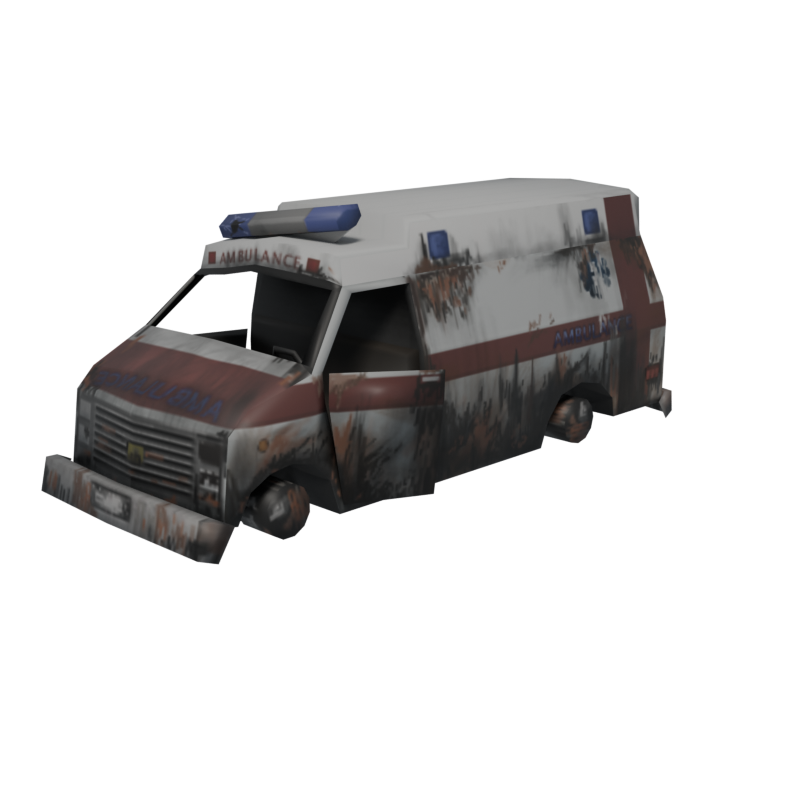
#> input picture image/vehicle_renders/AmbulanceBurnt_Model.png, 800 x 800 px, found by its file name; its folder holds only this picture in this run
$ python lower_res_vehicle_icons.py
#> lines starting #> are read from the running program, lines starting #| are printed output that depends on the picture
import os
from PIL import Image
from tqdm import tqdm

def lower_res_image(image, new_height=128):
    width, height = image.size
    aspect_ratio = width / height
    new_width = int(aspect_ratio * new_height)
    image = image.resize((new_width, new_height), Image.Resampling.LANCZOS)
    return image

def load_image(image_path):
    with Image.open(image_path) as img:
#> img is the input picture: PIL image 800x800 RGBA; mean R, G, B, A 20.2, 19.4, 19.3, 61.7
        return img.copy()

def reframe_transparent_borders(image):
    # remove borders around the object that are fully transparent
    bbox = image.getbbox()
#> bbox = (40, 177, 673, 565)
    if bbox:
        return image.crop(bbox)
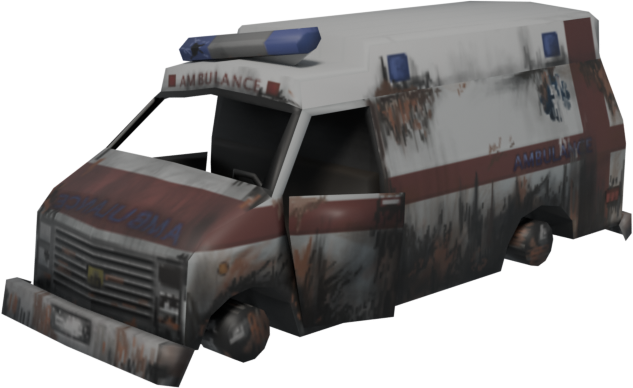
#> returned value: PIL image 633x388 RGBA; mean R, G, B, A 52, 49.8, 49.6, 160.7; transparent parts drawn white
    return image  # if the image is fully transparent, return as is

if __name__ == "__main__":
    image_folder = "./image/vehicle_renders"
    image_folder = os.path.abspath(image_folder)
    output_folder = "./Contents/mods/Wiki That!/common/media/ui/vehicle_icons"
    output_folder = os.path.abspath(output_folder)

    os.makedirs(output_folder, exist_ok=True)

    for filename in tqdm(os.listdir(image_folder), desc="Processing images", unit="file"):
        if not filename.endswith(".png"):
            continue

        input_path = os.path.join(image_folder, filename)
        output_path = os.path.join(output_folder, filename)

        img = load_image(input_path)
        img = reframe_transparent_borders(img)
        img = lower_res_image(img, new_height=64)
#> in lower_res_image, `image = image.resize((new_width, new_height), Image.Resampling.LANCZOS)`:
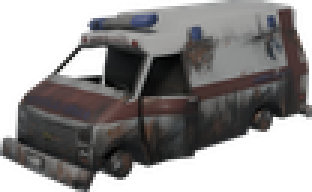
#> image: PIL image 104x64 RGBA (shown 3 times larger); mean R, G, B, A 55.3, 53.2, 53, 160.7; transparent parts drawn white
        img.save(output_path)

$ run again, on image/vehicle_renders/CarLuxurySmashedRear_Model.png
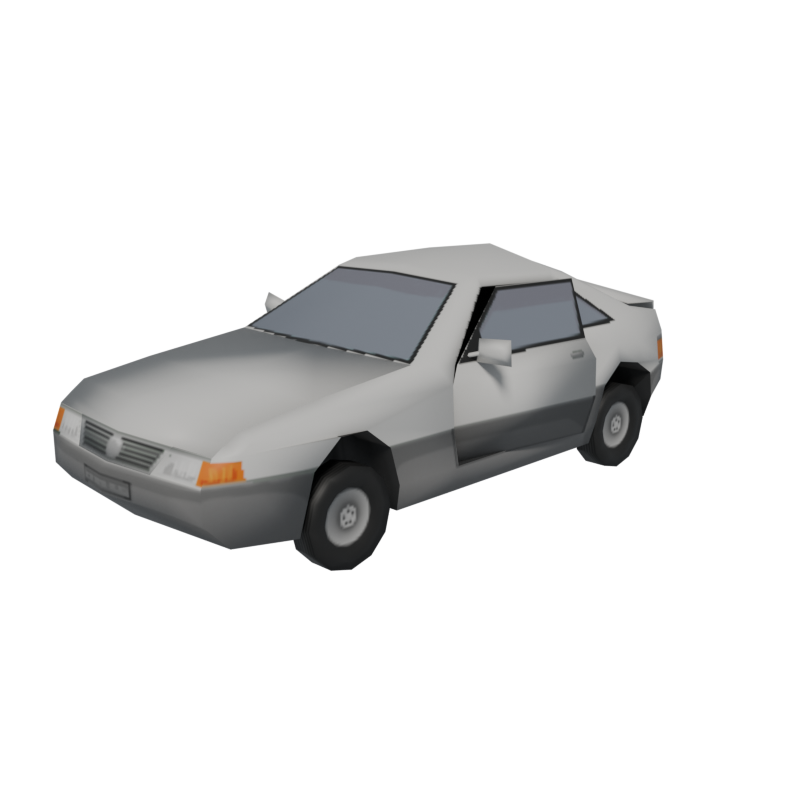
#> input picture image/vehicle_renders/CarLuxurySmashedRear_Model.png, 800 x 800 px, found by its file name
#> in load_image, img is the input picture: PIL image 800x800 RGBA; mean R, G, B, A 24.6, 24.7, 24.7, 49.6
#> bbox = (52, 242, 664, 572)
#> in reframe_transparent_borders, `return image.crop(bbox)`:
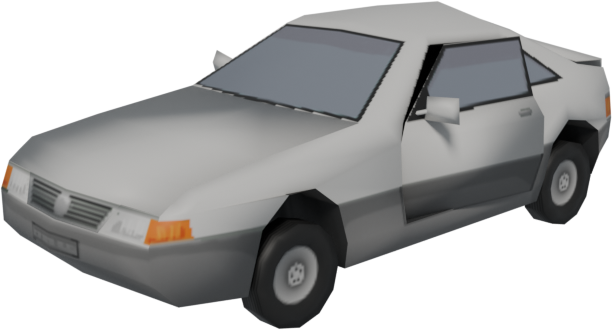
#> returned value: PIL image 612x330 RGBA; mean R, G, B, A 77, 77.3, 77.3, 157.2; transparent parts drawn white
#> in lower_res_image, `image = image.resize((new_width, new_height), Image.Resampling.LANCZOS)`:
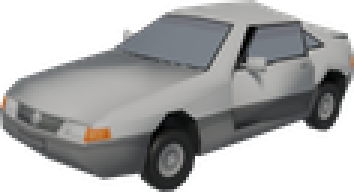
#> image: PIL image 118x64 RGBA (shown 3 times larger); mean R, G, B, A 80.7, 81, 81.2, 157.2; transparent parts drawn white
